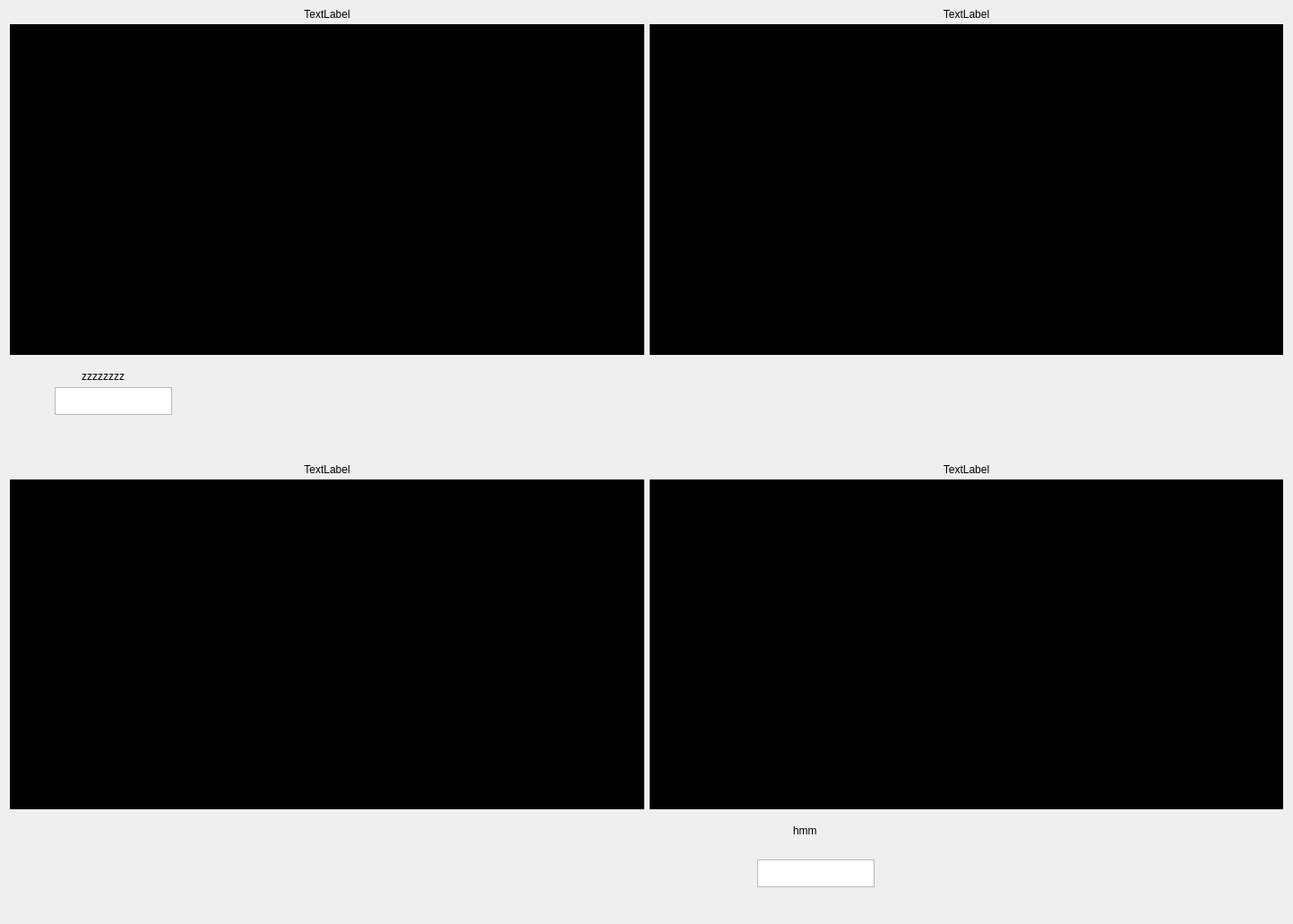
<?xml version="1.0" encoding="UTF-8"?>
<ui version="4.0">
 <class>CodecCompareWindow</class>
 <widget class="QWidget" name="CodecCompareWindow">
  <property name="geometry">
   <rect>
    <x>0</x>
    <y>0</y>
    <width>1443</width>
    <height>1031</height>
   </rect>
  </property>
  <property name="windowTitle">
   <string>Form</string>
  </property>
  <layout class="QGridLayout" name="gridLayout_3">
   <item row="0" column="0">
    <layout class="QGridLayout" name="gridLayout_2">
     <item row="0" column="0">
      <layout class="QGridLayout" name="gridLayout" rowstretch="1,10,3,0">
       <item row="1" column="0">
        <widget class="VlcWidgetVideo" name="rawVideo" native="true">
         <property name="styleSheet">
          <string notr="true">Background-color: #000;</string>
         </property>
        </widget>
       </item>
       <item row="0" column="0">
        <widget class="QLabel" name="original">
         <property name="maximumSize">
          <size>
           <width>16777215</width>
           <height>10</height>
          </size>
         </property>
         <property name="text">
          <string>TextLabel</string>
         </property>
         <property name="alignment">
          <set>Qt::AlignCenter</set>
         </property>
        </widget>
       </item>
       <item row="2" column="0">
        <widget class="QWidget" name="widget_1" native="true">
         <widget class="QLabel" name="label">
          <property name="geometry">
           <rect>
            <x>80</x>
            <y>10</y>
            <width>52</width>
            <height>15</height>
           </rect>
          </property>
          <property name="text">
           <string>zzzzzzzz</string>
          </property>
         </widget>
         <widget class="QTextEdit" name="frames0">
          <property name="geometry">
           <rect>
            <x>50</x>
            <y>30</y>
            <width>131</width>
            <height>31</height>
           </rect>
          </property>
         </widget>
        </widget>
       </item>
      </layout>
     </item>
     <item row="0" column="1">
      <layout class="QVBoxLayout" name="verticalLayout" stretch="1,10,3">
       <item>
        <widget class="QLabel" name="first">
         <property name="maximumSize">
          <size>
           <width>16777215</width>
           <height>10</height>
          </size>
         </property>
         <property name="text">
          <string>TextLabel</string>
         </property>
         <property name="alignment">
          <set>Qt::AlignCenter</set>
         </property>
        </widget>
       </item>
       <item>
        <widget class="VlcWidgetVideo" name="encodedVideo1" native="true">
         <property name="styleSheet">
          <string notr="true">Background-color: #000;</string>
         </property>
        </widget>
       </item>
       <item>
        <widget class="QWidget" name="widget_2" native="true"/>
       </item>
      </layout>
     </item>
     <item row="1" column="0">
      <layout class="QVBoxLayout" name="verticalLayout_2" stretch="1,10,3">
       <item>
        <widget class="QLabel" name="second">
         <property name="enabled">
          <bool>true</bool>
         </property>
         <property name="maximumSize">
          <size>
           <width>16777215</width>
           <height>10</height>
          </size>
         </property>
         <property name="text">
          <string>TextLabel</string>
         </property>
         <property name="alignment">
          <set>Qt::AlignCenter</set>
         </property>
        </widget>
       </item>
       <item>
        <widget class="VlcWidgetVideo" name="encodedVideo2" native="true">
         <property name="styleSheet">
          <string notr="true">Background-color: #000;</string>
         </property>
         <zorder>encodedVideo1</zorder>
        </widget>
       </item>
       <item>
        <widget class="QWidget" name="widget_3" native="true"/>
       </item>
      </layout>
     </item>
     <item row="1" column="1">
      <layout class="QVBoxLayout" name="verticalLayout_3" stretch="1,10,3">
       <item>
        <widget class="QLabel" name="third">
         <property name="maximumSize">
          <size>
           <width>16777215</width>
           <height>10</height>
          </size>
         </property>
         <property name="text">
          <string>TextLabel</string>
         </property>
         <property name="alignment">
          <set>Qt::AlignCenter</set>
         </property>
        </widget>
       </item>
       <item>
        <widget class="VlcWidgetVideo" name="encodedVideo3" native="true">
         <property name="styleSheet">
          <string notr="true">Background-color: #000;</string>
         </property>
         <zorder>rawVideo</zorder>
        </widget>
       </item>
       <item>
        <widget class="QWidget" name="widget_4" native="true">
         <widget class="QTextEdit" name="frames3">
          <property name="geometry">
           <rect>
            <x>120</x>
            <y>50</y>
            <width>131</width>
            <height>31</height>
           </rect>
          </property>
         </widget>
         <widget class="QLabel" name="label_2">
          <property name="geometry">
           <rect>
            <x>160</x>
            <y>10</y>
            <width>52</width>
            <height>15</height>
           </rect>
          </property>
          <property name="text">
           <string>hmm</string>
          </property>
         </widget>
        </widget>
       </item>
      </layout>
     </item>
    </layout>
   </item>
  </layout>
 </widget>
 <customwidgets>
  <customwidget>
   <class>VlcWidgetVideo</class>
   <extends>QWidget</extends>
   <header location="global">VLCQtWidgets/WidgetVideo.h</header>
   <container>1</container>
   <slots>
    <signal>fullscreen()</signal>
    <slot>toggleFullscreen()</slot>
   </slots>
  </customwidget>
 </customwidgets>
 <resources/>
 <connections/>
</ui>
